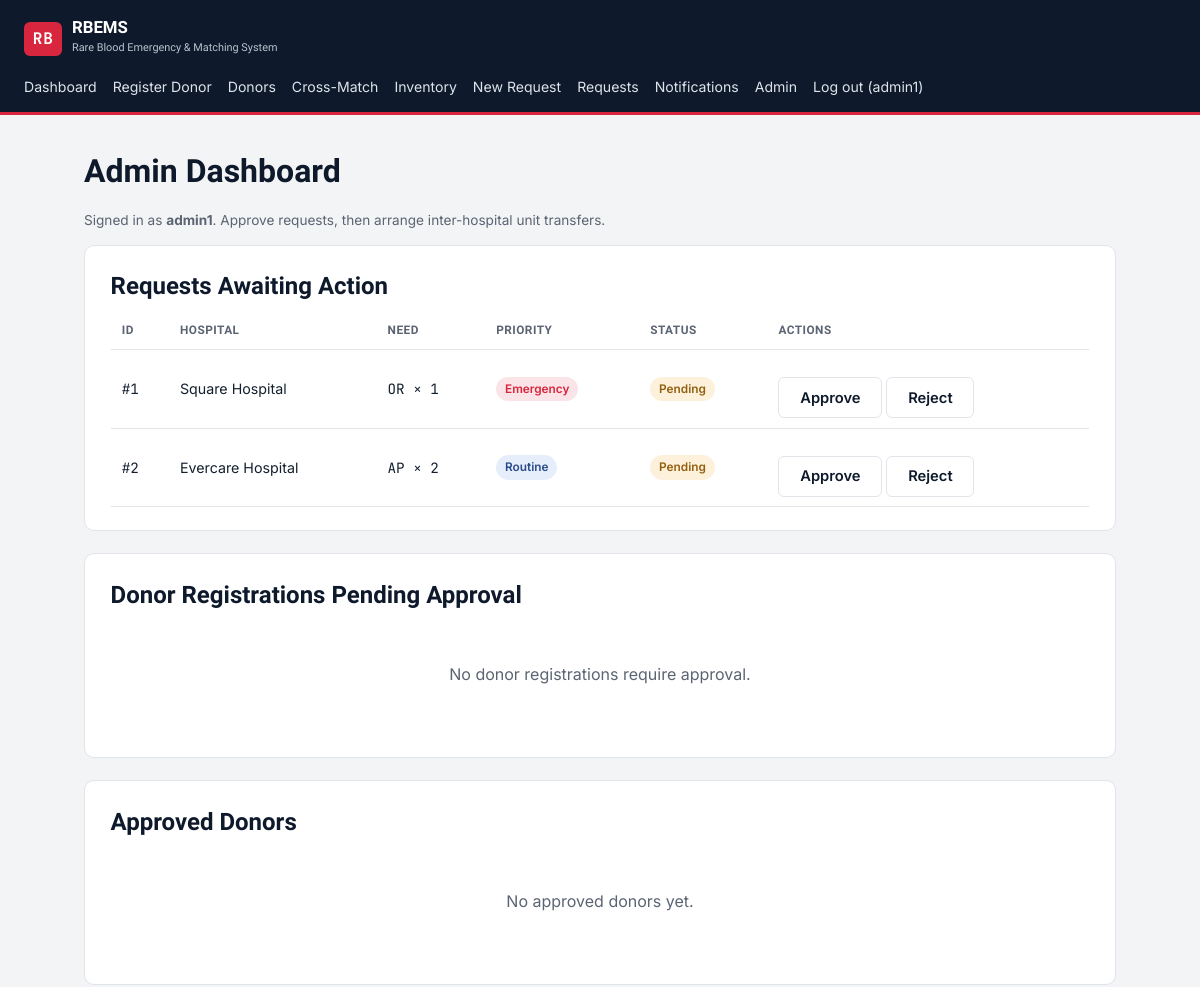
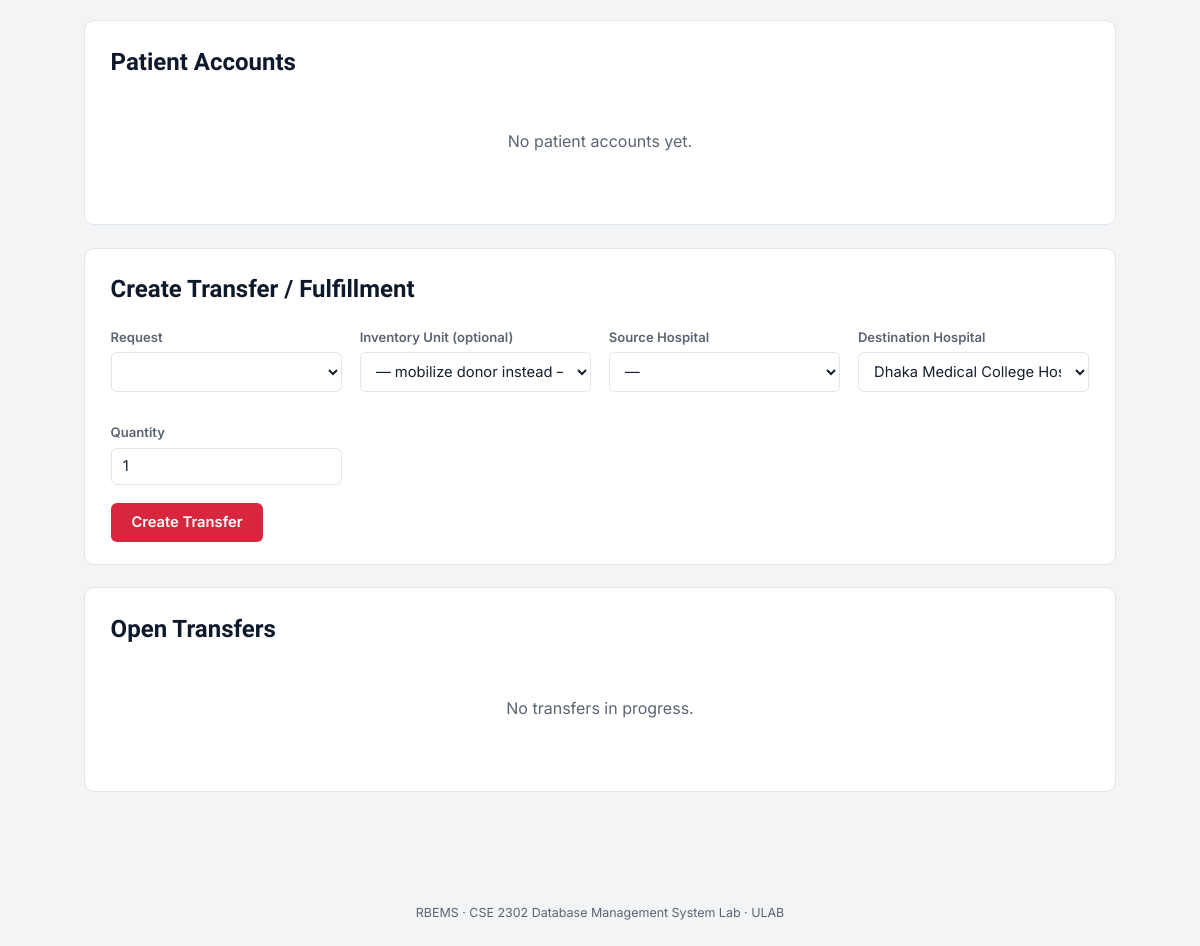
The app's page /admin_dashboard.php (signed in) with its own data (2 pictures, top to bottom).
### tables this page shows
CREATE TABLE hospital_requests (
    request_id        INT AUTO_INCREMENT PRIMARY KEY,
    hospital_id       INT NOT NULL,
    blood_group       ENUM('O','A','B','AB') NOT NULL,
    rh_type           ENUM('Positive','Negative','Rh-null') NOT NULL,
    kell_status       ENUM('Positive','Negative') NOT NULL DEFAULT 'Negative',
    bombay_phenotype  TINYINT(1) NOT NULL DEFAULT 0,
    units_needed      INT NOT NULL DEFAULT 1,
    priority          ENUM('Emergency','Urgent','Routine') NOT NULL DEFAULT 'Routine',
    status            ENUM('Pending','Approved','Fulfilled','Rejected') NOT NULL DEFAULT 'Pending',
    request_date      DATETIME DEFAULT CURRENT_TIMESTAMP,
    needed_by         DATETIME,
    FOREIGN KEY (hospital_id) REFERENCES hospitals(hospital_id)
);

CREATE TABLE hospitals (
    hospital_id      INT AUTO_INCREMENT PRIMARY KEY,
    name              VARCHAR(120) NOT NULL,
    address           VARCHAR(255),
    latitude          DECIMAL(10,6) NOT NULL,
    longitude         DECIMAL(10,6) NOT NULL,
    contact_phone     VARCHAR(20),
    created_at        DATETIME DEFAULT CURRENT_TIMESTAMP
);

### includes/functions.php (called while the page is built, shortened)
<?php
function e(string $val): string
{
    return htmlspecialchars($val, ENT_QUOTES, 'UTF-8');
}

### admin_dashboard.php (the view, shortened to what this page needs)
<?php
require_once __DIR__ . '/config/db.php';
require_once __DIR__ . '/includes/functions.php';
$requests = $pdo->query("
    SELECT r.*, h.name AS hospital_name FROM hospital_requests r
    JOIN hospitals h ON h.hospital_id = r.hospital_id
    WHERE r.status IN ('Pending','Approved')
    ORDER BY FIELD(r.priority,'Emergency','Urgent','Routine'), r.request_date ASC
")->fetchAll();
$pendingDonors = $pdo->query("SELECT * FROM donor_users WHERE is_approved = 0 ORDER BY created_at DESC")->fetchAll();
$approvedDonors = $pdo->query("SELECT * FROM donor_users WHERE is_approved = 1 ORDER BY name")->fetchAll();
$patients = $pdo->query("SELECT patient_id, name, dob, blood_group, phone FROM patient_users ORDER BY name")->fetchAll();
$hospitals = $pdo->query("SELECT hospital_id, name FROM hospitals ORDER BY name")->fetchAll();
$transfers = $pdo->query("
    SELECT t.*, r.blood_group, r.rh_type, dh.name AS dest_name
    FROM transfers t
    JOIN hospital_requests r ON r.request_id = t.request_id
    JOIN hospitals dh ON dh.hospital_id = t.destination_hospital_id
    WHERE t.status <> 'Completed'
    ORDER BY t.transfer_date DESC
")->fetchAll();
require_once __DIR__ . '/includes/header.php';
?>
<h1>Admin Dashboard</h1>
<p class="muted">Signed in as <strong><?= e($_SESSION['admin_username']) ?></strong>. Approve requests, then arrange inter-hospital unit transfers.</p>
<div class="card">
  <h2>Requests Awaiting Action</h2>
  <?php if (!$requests): ?>
    <p class="empty">No open requests.</p>
  <?php else: ?>
  <table>
    <tr><th>ID</th><th>Hospital</th><th>Need</th><th>Priority</th><th>Status</th><th>Actions</th></tr>
    <?php foreach ($requests as $r): ?>
    <tr>
      <td class="mono">#<?= (int)$r['request_id'] ?></td>
      <td><?= e($r['hospital_name']) ?></td>
      <td class="mono"><?= e($r['blood_group'].$r['rh_type'][0]) ?> &times; <?= (int)$r['units_needed'] ?></td>
      <td><span class="badge badge-<?= strtolower($r['priority']) ?>"><?= e($r['priority']) ?></span></td>
      <td><span class="badge badge-<?= strtolower($r['status']) ?>"><?= e($r['status']) ?></span></td>
      <td>
        <?php if ($r['status'] === 'Pending'): ?>
          <form method="post" style="display:inline;">
            <button class="btn ghost" name="action" value="approve" type="submit">Approve</button>
            <button class="btn ghost" name="action" value="reject" type="submit">Reject</button>
          </form>
        <?php else: ?>
          <span class="muted">Ready for transfer below</span>
        <?php endif; ?>
      </td>
    </tr>
    <?php endforeach; ?>
  </table>
  <?php endif; ?>
</div>
<div class="card">
  <h2>Donor Registrations Pending Approval</h2>
  <?php if (!$pendingDonors): ?>
    <p class="empty">No donor registrations require approval.</p>
  <?php endif; ?>
</div>
<div class="card">
  <h2>Approved Donors</h2>
  <?php if (!$approvedDonors): ?>
    <p class="empty">No approved donors yet.</p>
  <?php endif; ?>
</div>
<div class="card">
  <h2>Patient Accounts</h2>
  <?php if (!$patients): ?>
    <p class="empty">No patient accounts yet.</p>
  <?php endif; ?>
</div>
<div class="card">
  <h2>Create Transfer / Fulfillment</h2>
  <form method="post">
    <div class="grid grid-4">
      <div><label>Request</label>
        <select name="request_id" required>
        </select>
      </div>
      <div><label>Inventory Unit (optional)</label>
        <select name="unit_id">
          <option value="">— mobilize donor instead —</option>
        </select>
      </div>
      <div><label>Source Hospital</label>
        <select name="source_hospital_id">
          <option value="">—</option>
        </select>
      </div>
      <div><label>Destination Hospital</label>
        <select name="destination_hospital_id" required>
          <?php foreach ($hospitals as $h): ?>
            <option value="<?= (int)$h['hospital_id'] ?>"><?= e($h['name']) ?></option>
          <?php endforeach; ?>
        </select>
      </div>
      <div><label>Quantity</label><input type="number" name="quantity" min="1" value="1" required></div>
    </div>
    <button class="btn" type="submit">Create Transfer</button>
  </form>
</div>
<div class="card">
  <h2>Open Transfers</h2>
  <?php if (!$transfers): ?>
    <p class="empty">No transfers in progress.</p>
  <?php endif; ?>
</div>
<?php require_once __DIR__ . '/includes/footer.php'; ?>

### assets/css/style.css (style rules this page uses)
:root { --navy: #0E1A2B; --navy-soft: #16273E; --red: #D7263D; --red-soft: #FBE4E7; --amber: #E8A33D; --green: #2E9E6B; --paper: #F3F4F6; --card: #FFFFFF; --line: #E1E4E9; --ink: #14202E; --ink-soft: #5B6472; --radius: 10px; --font-display: 'Sora', sans-serif; --font-body: 'Inter', sans-serif; --font-mono: 'JetBrains Mono', monospace; }
* { box-sizing: border-box; }
body { margin: 0; background: var(--paper); color: var(--ink); font-family: var(--font-body); line-height: 1.55; }
h1, h2, h3, .brand-text { font-family: var(--font-display); color: var(--navy); margin: 0 0 .4rem; }
.card { background: var(--card); border: 1px solid var(--line); border-radius: var(--radius); padding: 1.4rem 1.6rem; margin-bottom: 1.4rem; }
.grid { display: grid; gap: 1.1rem; }
.grid-4 { grid-template-columns: repeat(4, 1fr); }
label { display: block; font-size: .82rem; font-weight: 600; color: var(--ink-soft); margin: .8rem 0 .3rem; }
input, select, textarea { width: 100%; padding: .55rem .7rem; border: 1px solid var(--line); border-radius: 6px; font-family: var(--font-body); font-size: .92rem; background: #fff; color: var(--ink); }
.btn { display: inline-block; background: var(--red); color: #fff; border: none; padding: .65rem 1.3rem; border-radius: 6px; font-family: var(--font-body); font-weight: 600; font-size: .92rem; cursor: pointer; margin-top: 1.1rem; }
.btn.ghost { background: transparent; color: var(--navy); border: 1px solid var(--line); }
table { width: 100%; border-collapse: collapse; font-size: .89rem; }
th, td { text-align: left; padding: .6rem .7rem; border-bottom: 1px solid var(--line); }
th { font-family: var(--font-display); font-size: .74rem; text-transform: uppercase; letter-spacing: .04em; color: var(--ink-soft); }
td.mono, .mono { font-family: var(--font-mono); }
.badge { display: inline-block; padding: .2rem .55rem; border-radius: 20px; font-size: .74rem; font-weight: 600; }
.badge-emergency { background: var(--red-soft); color: var(--red); }
.badge-routine { background: #E7EEFB; color: #2A4C8C; }
.badge-pending { background: #FDF1DC; color: #92600F; }
.muted { color: var(--ink-soft); font-size: .85rem; }
.empty { text-align: center; padding: 2rem; color: var(--ink-soft); }

### records on screen
hospital_requests: request_id "1", hospital.name "Square Hospital", blood_group+rh_type "OR", units_needed "1", priority "Emergency", status "Pending"
hospital_requests: request_id "2", hospital.name "Evercare Hospital", blood_group+rh_type "AP", units_needed "2", priority "Routine", status "Pending"

### other values on screen
$_SESSION['admin_username'] "admin1"
form field destination_hospital_id "Dhaka Medical College Hospital"
